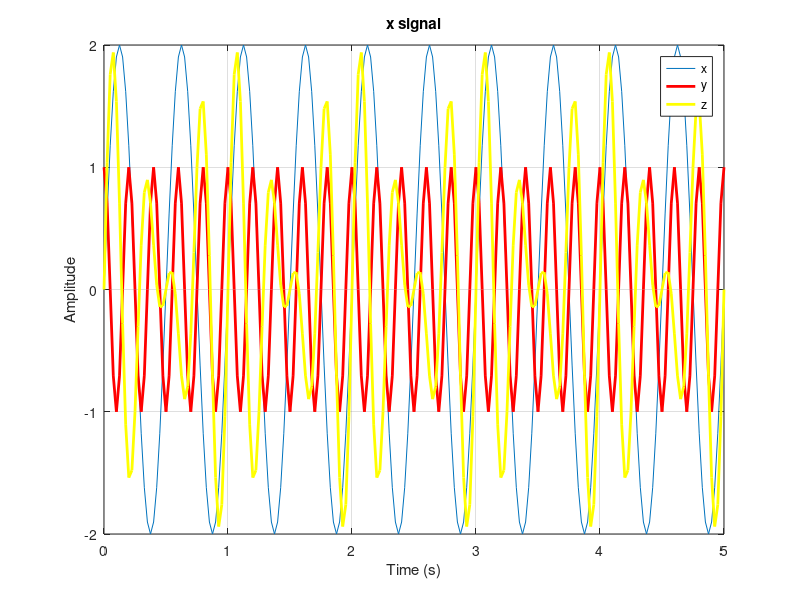

This figure's MATLAB source:
%
% Author: Tiago Mendes;
% University of Aveiro - September 2019 
%

clear all;
close all;
clc;

ta = 0.5/20; % tempo de amostragem

t = [0:ta:5]';

x = 2 * sin(4*pi*t);
y = sin(10*pi*t + pi/2);
z = sin(6*pi*t) + sin(8*pi*t);
figure(11);
plot(t,x,t,y,'-r', 'LineWidth',2,t,z,'-y', 'LineWidth',2);
xlabel("Time (s)");
ylabel("Amplitude");
title("x signal");
legend('x','y','z');
grid;

